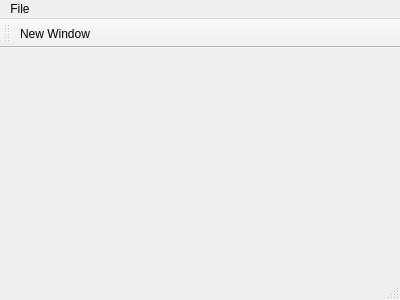
<?xml version="1.0" encoding="UTF-8"?>
<ui version="4.0">
 <class>MainWindow</class>
 <widget class="QMainWindow" name="MainWindow">
  <property name="geometry">
   <rect>
    <x>0</x>
    <y>0</y>
    <width>400</width>
    <height>300</height>
   </rect>
  </property>
  <property name="windowTitle">
   <string>MainWindow</string>
  </property>
  <widget class="QWidget" name="centralWidget"/>
  <widget class="QMenuBar" name="menuBar">
   <property name="geometry">
    <rect>
     <x>0</x>
     <y>0</y>
     <width>400</width>
     <height>25</height>
    </rect>
   </property>
   <widget class="QMenu" name="menuFile">
    <property name="title">
     <string>File</string>
    </property>
    <addaction name="actionNew_Window"/>
   </widget>
   <addaction name="menuFile"/>
  </widget>
  <widget class="QToolBar" name="mainToolBar">
   <attribute name="toolBarArea">
    <enum>TopToolBarArea</enum>
   </attribute>
   <attribute name="toolBarBreak">
    <bool>false</bool>
   </attribute>
   <addaction name="actionNew_Window"/>
  </widget>
  <widget class="QStatusBar" name="statusBar"/>
  <action name="actionNew_Window">
   <property name="text">
    <string>New Window</string>
   </property>
  </action>
 </widget>
 <layoutdefault spacing="6" margin="11"/>
 <resources/>
 <connections/>
</ui>
